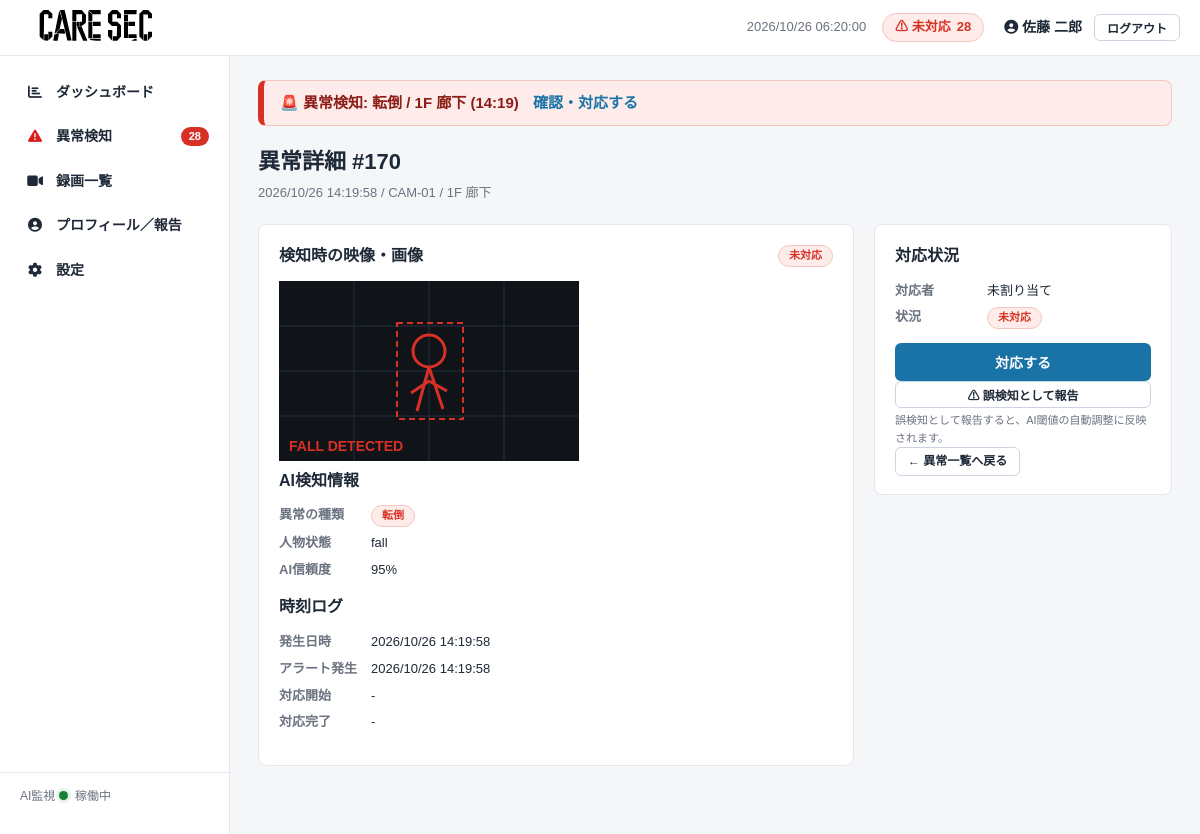
/alerts/170/ (signed in), run on the app's committed database.
### core/models.py (models this page shows, shortened)
class User(AbstractBaseUser):
    username = models.CharField("ユーザー名", max_length=150, unique=True)
    first_name = models.CharField("名", max_length=50, blank=True)
    last_name = models.CharField("姓", max_length=50, blank=True)
    email = models.EmailField("メールアドレス", blank=True)
    is_active = models.BooleanField("有効", default=True)
    is_admin = models.BooleanField("管理画面を利用できる", default=False)
    date_joined = models.DateTimeField("登録日", default=timezone.now)
    objects = UserManager()
    USERNAME_FIELD = "username"
    REQUIRED_FIELDS = []
    class Meta:
        verbose_name = "介護士"
        verbose_name_plural = "介護士"
        default_permissions = ()  # 権限レコードを作らない
    def get_full_name(self):
        return f"{self.last_name} {self.first_name}".strip()

class Alert(models.Model):
    class Kind(models.TextChoices):
        FALL = "fall", "転倒"
        SUSPICIOUS = "suspicious", "あやしい動き"
        ZONE = "zone", "立ち入り禁止ゾーン"
    class Status(models.TextChoices):
        OPEN = "open", "未対応"
        RESPONDING = "responding", "対応中"
        RESOLVED = "resolved", "解決済み"
        FALSE_POSITIVE = "false_positive", "誤検知"
    kind = models.CharField("種類", max_length=16, choices=Kind.choices)
    status = models.CharField("状況", max_length=16, choices=Status.choices, default=Status.OPEN)
    camera = models.ForeignKey(Camera, verbose_name="カメラ", on_delete=models.CASCADE, related_name="alerts")
    occurred_at = models.DateTimeField("発生日時")
    confidence = models.FloatField("AI信頼度", null=True, blank=True, help_text="0.0〜1.0")
    detected_state = models.CharField(
        "検知時の人物状態", max_length=16,
        choices=PersonState.choices, default=PersonState.UNKNOWN,
    )
    created_at = models.DateTimeField("アラート発生時刻", default=timezone.now)
    responded_at = models.DateTimeField("対応開始時刻", null=True, blank=True)
    resolved_at = models.DateTimeField("対応完了時刻", null=True, blank=True)
    is_false_positive = models.BooleanField("誤検知", default=False)
    thumbnail_url = models.TextField("サムネイルURL", blank=True)
    responder = models.ForeignKey(
        User, verbose_name="対応者",
        null=True, blank=True, on_delete=models.SET_NULL, related_name="responding_alerts",
    )
    class Meta:
        verbose_name = "異常検知"
        verbose_name_plural = "異常検知"
        ordering = ["-occurred_at"]
        default_permissions = ()
    @property
    def kind_label(self):
        return self.get_kind_display()
    @property
    def status_label(self):
        return self.get_status_display()
    @property
    def camera_name(self):
        return self.camera.name
    @property
    def location(self):
        return self.camera.location
    @property
    def confidence_percent(self):
        return int(round(self.confidence * 100)) if self.confidence is not None else None

class Camera(models.Model):
    name = models.CharField("カメラ名", max_length=64)
    location = models.CharField("設置場所", max_length=128)
    stream_url = models.TextField("ストリームURL", blank=True)
    is_online = models.BooleanField("online", default=True)
    class Meta:
        verbose_name = "カメラ"
        verbose_name_plural = "カメラ"
        default_permissions = ()

### core/views.py (the view)
# urls.py: path("alerts/<int:alert_id>/", views.alert_detail, name="alert_detail"),
@login_required
def alert_detail(request, alert_id):
    alert = get_object_or_404(Alert.objects.select_related("camera", "responder"), id=alert_id)
    recording = getattr(alert, "recording", None)
    report = getattr(alert, "report", None)
    return render(request, "alerts/detail.html", {
        "alert": alert,
        "recording": recording,
        "report": report,
    })

### core/auth.py (called while the page is built)
    def get_user(self, user_id):
        User = get_user_model()
        try:
            return User.objects.get(pk=user_id)
        except User.DoesNotExist:
            return None

### core/context_processors.py (called while the page is built)
def alert_globals(request):
    if not request.user.is_authenticated:
        return {}
    open_alerts = Alert.objects.filter(status=Alert.Status.OPEN)
    return {
        "open_alert_count": open_alerts.count(),
        "latest_open_alert": open_alerts.order_by("-occurred_at").first(),
    }

### templates/alerts/detail.html (shortened to what this page needs)
{% extends "base.html" %}
{% block content %}
<div class="page-header">
  <h1>異常詳細 #{{ alert.id }}</h1>
  <p class="page-header__sub">{{ alert.occurred_at|date:"Y/m/d H:i:s" }} / {{ alert.camera_name }} / {{ alert.location }}</p>
</div>
<div class="grid-player">
  <section class="card">
    <div class="card__header">
      <h2>検知時の映像・画像</h2>
      <span class="chip chip--{{ alert.status }}">{{ alert.status_label }}</span>
    </div>
    {% if alert.thumbnail_url %}
      <img src="{{ alert.thumbnail_url }}" alt="検知時サムネイル" class="detail-thumb">
    {% else %}
      <div class="empty">画像はありません</div>
    {% endif %}
    <div class="card__header"><h2>AI検知情報</h2></div>
    <dl class="detail-list">
      <dt>異常の種類</dt><dd><span class="chip chip--{{ alert.kind }}">{{ alert.kind_label }}</span></dd>
      <dt>人物状態</dt><dd>{{ alert.get_detected_state_display }}</dd>
      <dt>AI信頼度</dt>
      <dd>
        {% if alert.confidence_percent is not None %}{{ alert.confidence_percent }}%{% else %}-{% endif %}
      </dd>
    </dl>
    <div class="card__header"><h2>時刻ログ</h2></div>
    <dl class="detail-list">
      <dt>発生日時</dt><dd>{{ alert.occurred_at|date:"Y/m/d H:i:s" }}</dd>
      <dt>アラート発生</dt><dd>{{ alert.created_at|date:"Y/m/d H:i:s" }}</dd>
      <dt>対応開始</dt><dd>{{ alert.responded_at|date:"Y/m/d H:i:s"|default:"-" }}</dd>
      <dt>対応完了</dt><dd>{{ alert.resolved_at|date:"Y/m/d H:i:s"|default:"-" }}</dd>
    </dl>
  </section>
  <aside class="card">
    <div class="card__header"><h2>対応状況</h2></div>
    <dl class="detail-list">
      <dt>対応者</dt>
      <dd>{% if alert.responder %}{{ alert.responder.get_full_name|default:alert.responder.username }}{% else %}未割り当て{% endif %}</dd>
      <dt>状況</dt><dd><span class="chip chip--{{ alert.status }}">{{ alert.status_label }}</span></dd>
    </dl>
    {% if alert.status == 'open' %}
      <form method="post" action="{% url 'alert_respond' alert.id %}">
        <button type="submit" class="btn btn--primary btn--block">対応する</button>
      </form>
    {% elif alert.status == 'responding' and alert.responder == user %}
      <form method="post" action="{% url 'alert_resolve' alert.id %}">
        {% csrf_token %}
        <button type="submit" class="btn btn--success btn--block">解決・報告を入力</button>
      </form>
    {% endif %}
    {% if alert.status != 'false_positive' %}
    <form method="post" action="{% url 'alert_false_positive' alert.id %}" class="fp-form">
      <button type="submit" class="btn btn--ghost btn--sm btn--block">⚠ 誤検知として報告</button>
    </form>
    <p class="field__help">誤検知として報告すると、AI閾値の自動調整に反映されます。</p>
    {% else %}
    <div class="alert-card__resolved-note" style="text-align:center; padding: 8px;"> 誤検知として報告済み</div>
    {% endif %}
    <a href="{% url 'alert_list' %}" class="btn btn--ghost btn--sm">← 異常一覧へ戻る</a>
  </aside>
</div>
{% endblock %}

### templates/base.html (shortened to what this page needs)
{% load static %}<!DOCTYPE html>
<html lang="ja">
<head>
<link rel="stylesheet" href="https://cdnjs.cloudflare.com/ajax/libs/font-awesome/6.4.0/css/all.min.css">
<link rel="stylesheet" href="{% static 'css/style.css' %}">
</head>
{% url 'api_alerts' as api_alerts_url %}
<body data-alerts-api="{{ api_alerts_url|default:'' }}">
<div class="layout">
  <header class="topbar">
    <div class="topbar__brand">
      <img src="{% static 'img/image1.svg' %}" alt="アイコン" style="width: 10em; height: auto;">
    </div>
    <div class="topbar__info">
      <span id="clock" class="topbar__clock">----/--/-- --:--:--</span>
      <a href="{% url 'alert_list' %}" class="topbar__alert-badge" title="未対応の異常一覧へ">
        ⚠ 未対応 <span id="alert-badge-count">{{ open_alert_count|default:0 }}</span>
      </a>
    </div>
    <div class="topbar__user">
      {% if user.is_authenticated %}
        <a class="topbar__username" href="{% url 'profile' %}"><i class="fa-solid fa-circle-user"></i> {{ user.get_full_name|default:user.username }}</a>
        <form method="post" action="{% url 'logout' %}" class="inline-form">
          <button type="submit" class="btn btn--ghost btn--sm">ログアウト</button>
        </form>
      {% else %}
        <a class="btn btn--primary btn--sm" href="{% url 'login' %}">ログイン</a>
      {% endif %}
    </div>
  </header>
  <nav class="sidebar" id="sidebar" aria-label="メインメニュー">
    <ul class="menu">
      <li class="menu__item{% if request.resolver_match.url_name == 'dashboard' %} is-active{% endif %}">
        <a href="{% url 'dashboard' %}"><span class="menu__icon"></span>ダッシュボード</a>
      </li>
      <li class="menu__item{% if request.resolver_match.url_name == 'alert_list' %} is-active{% endif %}">
        <a href="{% url 'alert_list' %}"><span class="menu__icon"><i class="fa-solid fa-triangle-exclamation" style="color: rgb(215, 30, 30);"></i></span>異常検知
          <span class="menu__badge" id="sidebar-alert-count"{% if not open_alert_count %} hidden{% endif %}>{{ open_alert_count|default:0 }}</span>
        </a>
      </li>
      <li class="menu__item{% if request.resolver_match.url_name == 'recording_list' %} is-active{% endif %}">
        <a href="{% url 'recording_list' %}"><span class="menu__icon"><i class="fa-solid fa-video"></i></span>録画一覧</a>
      </li>
      <li class="menu__item{% if request.resolver_match.url_name == 'profile' %} is-active{% endif %}">
        <a href="{% url 'profile' %}"><span class="menu__icon"><i class="fa-solid fa-circle-user"></i></span>プロフィール／報告</a>
      </li>
      <li class="menu__item{% if request.resolver_match.url_name == 'settings' %} is-active{% endif %}">
        <a href="{% url 'settings' %}"><span class="menu__icon"><i class="fa-solid fa-gear"></i></span>設定</a>
      </li>
    </ul>
    <div class="sidebar__footer">
      AI監視 <span class="status-dot status-dot--on"></span> 稼働中
    </div>
  </nav>
  <main class="main">
    {% if latest_open_alert %}
      <div class="global-alert-banner" role="alert">
        🚨 異常検知: {{ latest_open_alert.kind_label }} / {{ latest_open_alert.location }}
        ({{ latest_open_alert.occurred_at|date:"H:i" }})
        <a href="{% url 'alert_list' %}">確認・対応する</a>
      </div>
    {% endif %}
    {% block content %}{% endblock %}
  </main>
</div>
</body>
</html>

### data on the page
User: get_full_name "佐藤 二郎"
Alert: kind_label "転倒", location "1F 廊下", occurred_at "14:19"
Alert: id "170", occurred_at "2026/10/26 14:19:58", camera_name "CAM-01", location "1F 廊下", status_label "未対応", thumbnail_url (picture), kind_label "転倒", detected_state "fall", confidence_percent "95", created_at "2026/10/26 14:19:58", responded_at "-", resolved_at "-"

### other printed values
{{ open_alert_count|default:0 }} "28"
